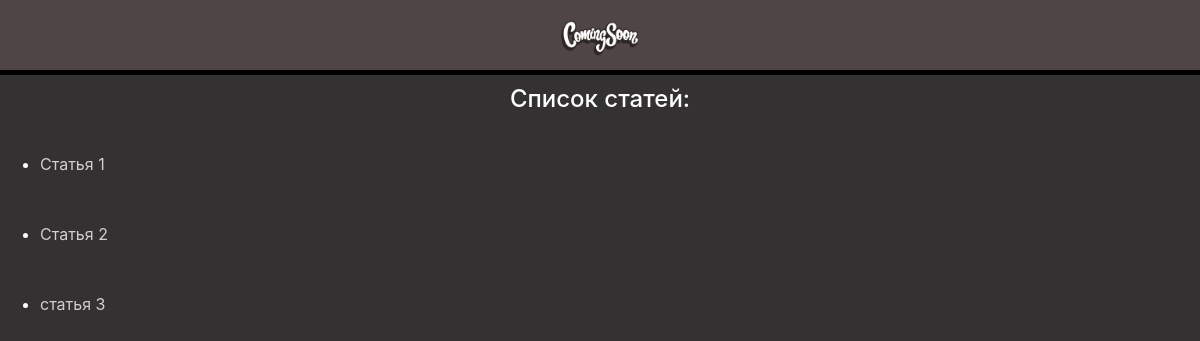
The app's page /, older data.
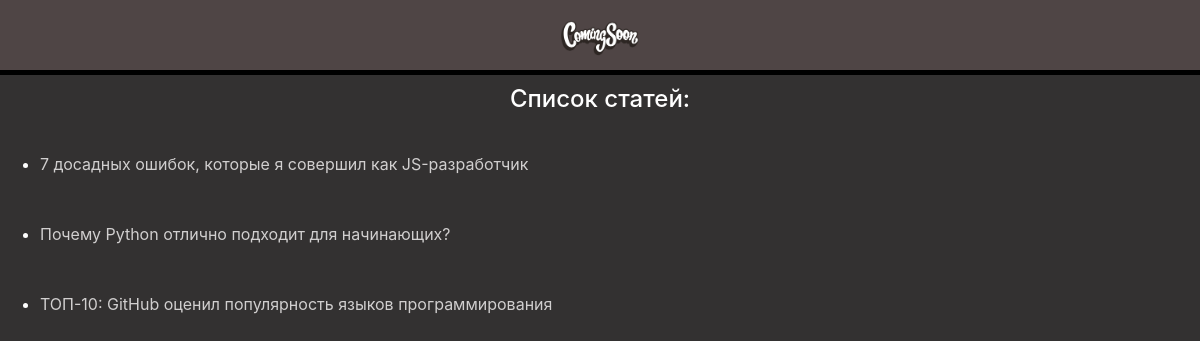
The same page, newer data.
### main/models.py (models this page shows, shortened)
class Article(models.Model):
	article_title = models.CharField( 'Название статьи', max_length = 200)
	article_text = models.TextField('Текст статьи')
	release_date = models.DateField('Дата публикации')
	class Meta:
		verbose_name = "Статья"
		verbose_name_plural = 'Статьи'

### main/views.py (the view)
# urls.py: path('', views.index, name = "home"),
def index(request):
	latest_articles_list = Article.objects.order_by('release_date')[:5]
	return render(request, 'main/index.html', {'latest_articles_list' : latest_articles_list})

### main/templates/main/index.html (shortened to what this page needs)
{% extends 'main/layout.html' %}
{% load static %}
{% block content %}
	<div class="shapka">
		<img src="{% static 'main/img/logo.png' %}" alt="" width="100px" height="76px" class="logo">
	</div>
	<div class="content_1">
	<h4 class="title">Список статей:</h4>
	{% if latest_articles_list %}
		{% for a in latest_articles_list %}
			<ul class="article">
				<li>
				<a href="{% url 'main:detail' a.id %}">{{a.article_title}}</a><br>
				</li>
			</ul>
		{% endfor %}
	{% else %}
		Статьи не найдены
	{% endif %}
	</div>
{% endblock %}

### main/templates/main/layout.html (shortened to what this page needs)
{% load static %}
<!DOCTYPE html>
<html lang="en">
<head>
	<link rel="stylesheet" type="text/css" href="https://stackpath.bootstrapcdn.com/bootstrap/4.5.2/css/bootstrap.min.css">
	<link rel="stylesheet" type="text/css" href="{% static 'main/css/main.css' %}">
</head>
<body>
	{% block content %} {% endblock %}
</body>
</html>

### main/static/main/css/main.css (style rules this page uses)
div.shapka { width: 100%; height: 75px; background-color: rgb(79, 69, 69); border-bottom: solid 5px black; }
img.logo { margin: auto; display: block; }
body { background-color: #333131; color: #d1cfcf; }
div.content_1 { color: white; }
a:active, a:hover, a { text-decoration: none; color: #d1cfcf; }
h4.title { padding-top: 10px; text-align: center; }
ul.article { padding-top: 30px; }

Row changes from the older to the newer data that the page shows:
removed Article: article_title "Статья 1"
removed Article: article_title "Статья 2"
removed Article: article_title "статья 3"
added Article: article_title "7 досадных ошибок, которые я совершил как JS-разработчик"
added Article: article_title "Почему Python отлично подходит для начинающих?"
added Article: article_title "ТОП-10: GitHub оценил популярность языков программирования"
